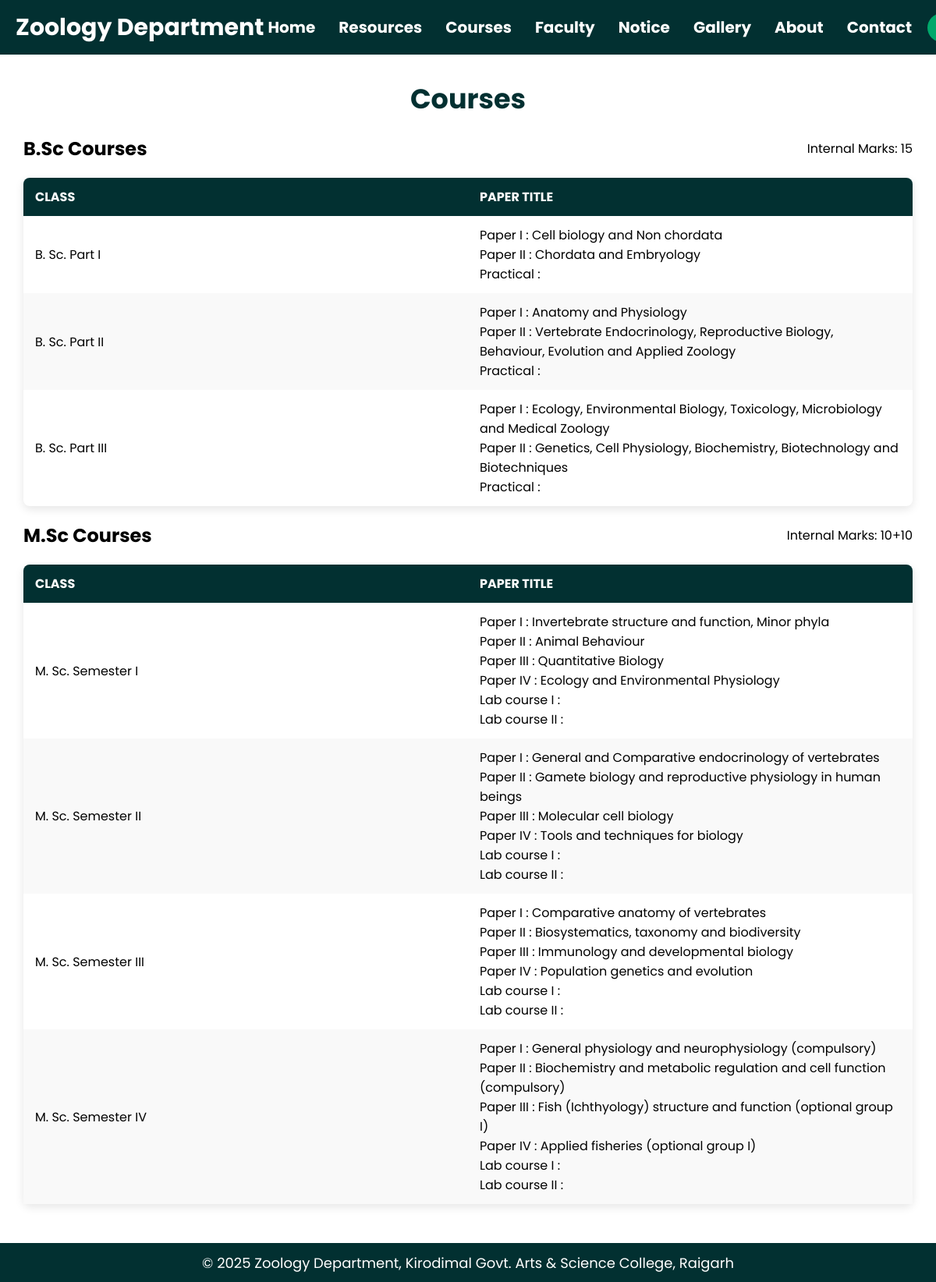
Screenshot of /courses.php (signed in) with the database file from the repository.
### tables this page shows
CREATE TABLE IF NOT EXISTS `internal_marks` (
  `id` int NOT NULL AUTO_INCREMENT,
  `course_type` varchar(10) DEFAULT NULL,
  `marks_info` text,
  PRIMARY KEY (`id`),
  UNIQUE KEY `course_type` (`course_type`)
);

CREATE TABLE IF NOT EXISTS `bsc_courses` (
  `id` int NOT NULL AUTO_INCREMENT,
  `class` varchar(100) NOT NULL,
  `papers` text NOT NULL,
  PRIMARY KEY (`id`)
);

CREATE TABLE IF NOT EXISTS `msc_courses` (
  `id` int NOT NULL AUTO_INCREMENT,
  `class` varchar(100) NOT NULL,
  `papers` text NOT NULL,
  PRIMARY KEY (`id`)
);

### courses.php (the view, shortened to what this page needs)
<?php
include 'database/database.php';
include 'header.php';
?>
<main class="courses-page-view">
    <div class="courses-content">
        <h1 class="courses-title">Courses</h1>
        <?php
        $bscCourses = $conn->query("SELECT * FROM bsc_courses ORDER BY id ASC")->fetch_all(MYSQLI_ASSOC);
        $mscCourses = $conn->query("SELECT * FROM msc_courses ORDER BY id ASC")->fetch_all(MYSQLI_ASSOC);
        $bscMarks = $conn->query("SELECT marks_info FROM internal_marks WHERE course_type='bsc'")->fetch_assoc()['marks_info'] ?? '';
        $mscMarks = $conn->query("SELECT marks_info FROM internal_marks WHERE course_type='msc'")->fetch_assoc()['marks_info'] ?? '';
        ?>
        <div class="course-visible-table">
            <div class="courses-table-heading">
                <div class="course-table-title">
                    <h2>B.Sc Courses</h2>
                </div>
                <?php if($bscMarks): ?>
                    <span class="internal-marks">Internal Marks: <?php echo htmlspecialchars($bscMarks); ?></span>
                <?php endif; ?>
            </div>
            <table>
                <thead>
                    <tr>
                        <th>CLASS</th>
                        <th>PAPER TITLE</th>
                    </tr>
                </thead>
                <tbody>
                    <?php foreach ($bscCourses as $course): ?>
                        <tr>
                            <td><?php echo htmlspecialchars($course['class']); ?></td>
                            <td><?php echo nl2br(htmlspecialchars($course['papers'])); ?></td>
                        </tr>
                    <?php endforeach; ?>
                </tbody>
            </table>
        </div>
        <div class="course-visible-table">
            <div class="courses-table-heading">
                <div class="course-table-title">
                    <h2>M.Sc Courses</h2>
                </div>
                <?php if($mscMarks): ?>
                    <span class="internal-marks">Internal Marks: <?php echo htmlspecialchars($mscMarks); ?></span>
                <?php endif; ?>
            </div>
            <table>
                <thead>
                    <tr>
                        <th>CLASS</th>
                        <th>PAPER TITLE</th>
                    </tr>
                </thead>
                <tbody>
                    <?php foreach ($mscCourses as $course): ?>
                        <tr>
                            <td><?php echo htmlspecialchars($course['class']); ?></td>
                            <td><?php echo nl2br(htmlspecialchars($course['papers'])); ?></td>
                        </tr>
                    <?php endforeach; ?>
                </tbody>
            </table>
        </div>
    </div>
</main>
<?php include 'footer.php'; ?>

### rows the page displays
internal_marks: marks_info "15"
bsc_courses: class "B. Sc. Part I", papers "Paper I : Cell biology and Non chordata Paper II : Chordata and Embryology Practical :"
bsc_courses: class "B. Sc. Part II", papers "Paper I : Anatomy and Physiology Paper II : Vertebrate Endocrinology, Reproductive Biology, Behaviour, Evolution and Applied Zoology Practical :"
bsc_courses: class "B. Sc. Part III", papers "Paper I : Ecology, Environmental Biology, Toxicology, Microbiology and Medical Zoology Paper II : Genetics, Cell Physiology, Biochemistry, Biotechnology and Biotechniques Practical :"
internal_marks: marks_info "10+10"
msc_courses: class "M. Sc. Semester I", papers "Paper I : Invertebrate structure and function, Minor phyla Paper II : Animal Behaviour Paper III : Quantitative Biology Paper IV : Ecology and Environmental Physiology Lab course I : Lab course II :"
msc_courses: class "M. Sc. Semester II", papers "Paper I : General and Comparative endocrinology of vertebrates Paper II : Gamete biology and reproductive physiology in human beings Paper III : Molecular cell biology Paper IV : Tools and techniques for biology Lab course I : Lab course II :"
msc_courses: class "M. Sc. Semester III", papers "Paper I : Comparative anatomy of vertebrates Paper II : Biosystematics, taxonomy and biodiversity Paper III : Immunology and developmental biology Paper IV : Population genetics and evolution Lab course I : Lab course II :"
msc_courses: class "M. Sc. Semester IV", papers "Paper I : General physiology and neurophysiology (compulsory) Paper II : Biochemistry and metabolic regulation and cell function (compulsory) Paper III : Fish (Ichthyology) structure and function (optional group I) Paper IV : Applied fisheries (optional group I) Lab course I : Lab course II :"
